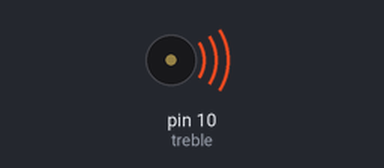
Simulated run of this sketch. Board: Arduino Uno, built with avr-gcc and run on an emulated ATmega328P. Parts: buzzer (waves = sounding).

Above: at 0.16 s.
Timing chart, 0 to 20.8 s (numbered marks = the images above):
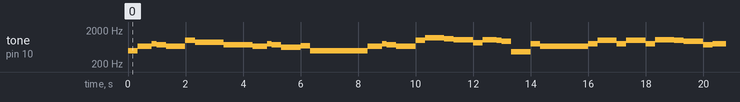

Measured:
- by itself, tone on pin 10 (treble): plays 493 Hz for 0.33 s, 659 Hz for 0.50 s, 783 Hz for 0.17 s, 739 Hz for 0.33 s, 659 Hz for 0.67 s, 987 Hz for 0.33 s … (242 notes in this stretch)

The sketch:

harry_potter.ino
```cpp
int treble = 10;

void setup(){
  pinMode(treble, OUTPUT);
}

void loop(){

  tone(treble, 493.88, 1000/3);
  delay(1000/3);

  tone(treble, 659.25, 1500/3);
  delay(1500/3);
  tone(treble, 783.99, 500/3);
  delay(500/3);
  tone(treble, 739.99, 1000/3);
  delay(1000/3);

  tone(treble, 659.25, 2000/3);
  delay(2000/3);
  tone(treble, 987.77, 1000/3);
  delay(1000/3);

  tone(treble, 880.00, 3000/3);
  delay(3000/3);

  tone(treble, 739.99, 3000/3);
  delay(3000/3);

  tone(treble, 659.25, 1500/3);
  delay(1500/3);
  tone(treble, 783.99, 500/3);
  delay(500/3);
  tone(treble, 739.99, 1000/3);
  delay(1000/3);

  tone(treble, 622.25, 2000/3);
  delay(2000/3);
  tone(treble, 698.46, 1000/3);
  delay(1000/3);

  tone(treble, 493.88, 5000/3);
  delay(5000/3);
  tone(treble, 493.88, 1000/3);
  delay(1000/3);

  tone(treble, 659.25, 1500/3);
  delay(1500/3);
  tone(treble, 783.99, 500/3);
  delay(500/3);
  tone(treble, 739.99, 1000/3);
  delay(1000/3);

  tone(treble, 659.25, 2000/3);
  delay(2000/3);
  tone(treble, 987.77, 1000/3);
  delay(1000/3);

  tone(treble, 1174.66, 2000/3);
  delay(2000/3);
  tone(treble, 1108.73, 1000/3);
  delay(1000/3);

  tone(treble, 1046.50, 2000/3);
  delay(2000/3);
  tone(treble, 830.61, 1000/3);
  delay(1000/3);

  tone(treble, 1046.50, 1500/3);
  delay(1500/3);
  tone(treble, 987.77, 500/3);
  delay(500/3);
  tone(treble, 932.33, 1000/3);
  delay(1000/3);

  tone(treble, 466.16, 2000/3);
  delay(2000/3);
  tone(treble, 783.99, 1000/3);
  delay(1000/3);

  tone(treble, 659.25, 5000/3);
  delay(5000/3);
  tone(treble, 783.99, 1000/3);
  delay(1000/3);

  tone(treble, 987.77, 2000/3);
  delay(2000/3);
  tone(treble, 783.99, 1000/3);
  delay(1000/3);

  tone(treble, 987.77, 2000/3);
  delay(2000/3);
  tone(treble, 783.99, 1000/3);
  delay(1000/3);

  tone(treble, 1046.50, 2000/3);
  delay(2000/3);
  tone(treble, 987.77, 1000/3);
  delay(1000/3);

  tone(treble, 932.33, 2000/3);
  delay(2000/3);
  tone(treble, 739.99, 1000/3);
  delay(1000/3);

  tone(treble, 783.99, 1500/3);
  delay(1500/3);
  tone(treble, 987.77, 500/3);
  delay(500/3);
  tone(treble, 932.33, 1000/3);
  delay(1000/3);

  tone(treble, 466.16, 2000/3);
  delay(2000/3);
  tone(treble, 493.88, 1000/3);
  delay(1000/3);

  tone(treble, 987.77, 5000/3);
  delay(5000/3);
  tone(treble, 783.99, 1000/3);
  delay(1000/3);

  tone(treble, 987.77, 2000/3);
  delay(2000/3);
  tone(treble, 783.99, 1000/3);
  delay(1000/3);

  tone(treble, 987.77, 2000/3);
  delay(2000/3);
  tone(treble, 783.99, 1000/3);
  delay(1000/3);

  tone(treble, 1174.66, 2000/3);
  delay(2000/3);
  tone(treble, 1108.73, 1000/3);
  delay(1000/3);

  tone(treble, 1046.50, 2000/3);
  delay(2000/3);
  tone(treble, 830.61, 1000/3);
  delay(1000/3);

  tone(treble, 1046.50, 1500/3);
  delay(1500/3);
  tone(treble, 987.77, 500/3);
  delay(500/3);
  tone(treble, 932.33, 1000/3);
  delay(1000/3);

  tone(treble, 466.16, 2000/3);
  delay(2000/3);
  tone(treble, 783.99, 1000/3);
  delay(1000/3);

  tone(treble, 659.25, 5000/3);
  delay(5000/3);

}
```
